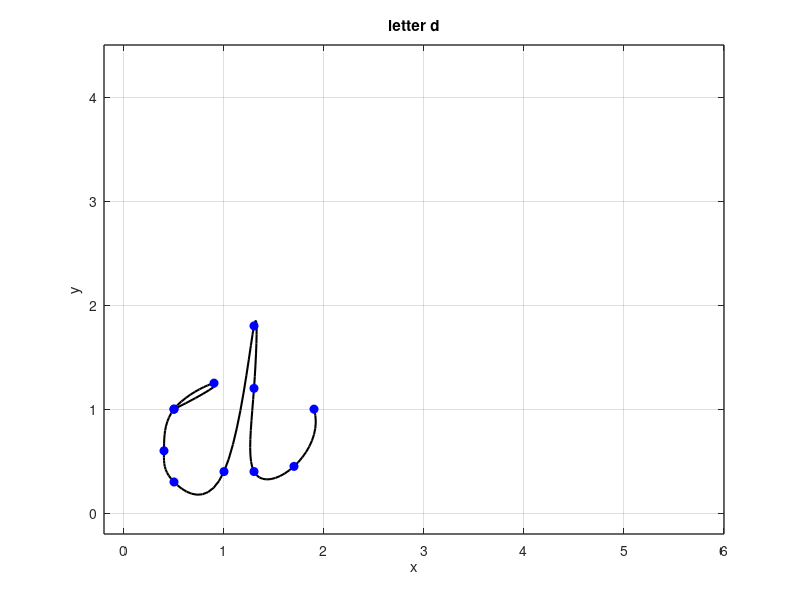

The MATLAB source for this figure:
% Define data points
x = [0.5 0.9 0.5 0.4 0.5 1 1.3 1.3 1.3 1.7 1.9];
y = [1 1.25 1 0.6 0.3 0.4 1.8 1.2 0.4 0.45 1];

n = length(x);
t = 0:n-1;
tt = 0:0.1:n-1;

xx = spline(t, x, tt);
yy = spline(t, y, tt);

figure(1)
plot(xx, yy, 'k', 'LineWidth', 1.5)
hold on
plot (x, y, 'bo', 'MarkerFaceColor', 'b')
axis([-0.2 6 -0.2 4.5])
grid on
title('letter d')
xlabel('x')
ylabel('y')
set(gca, 'FontSize', 10, 'LineWidth', 1)
grid on




